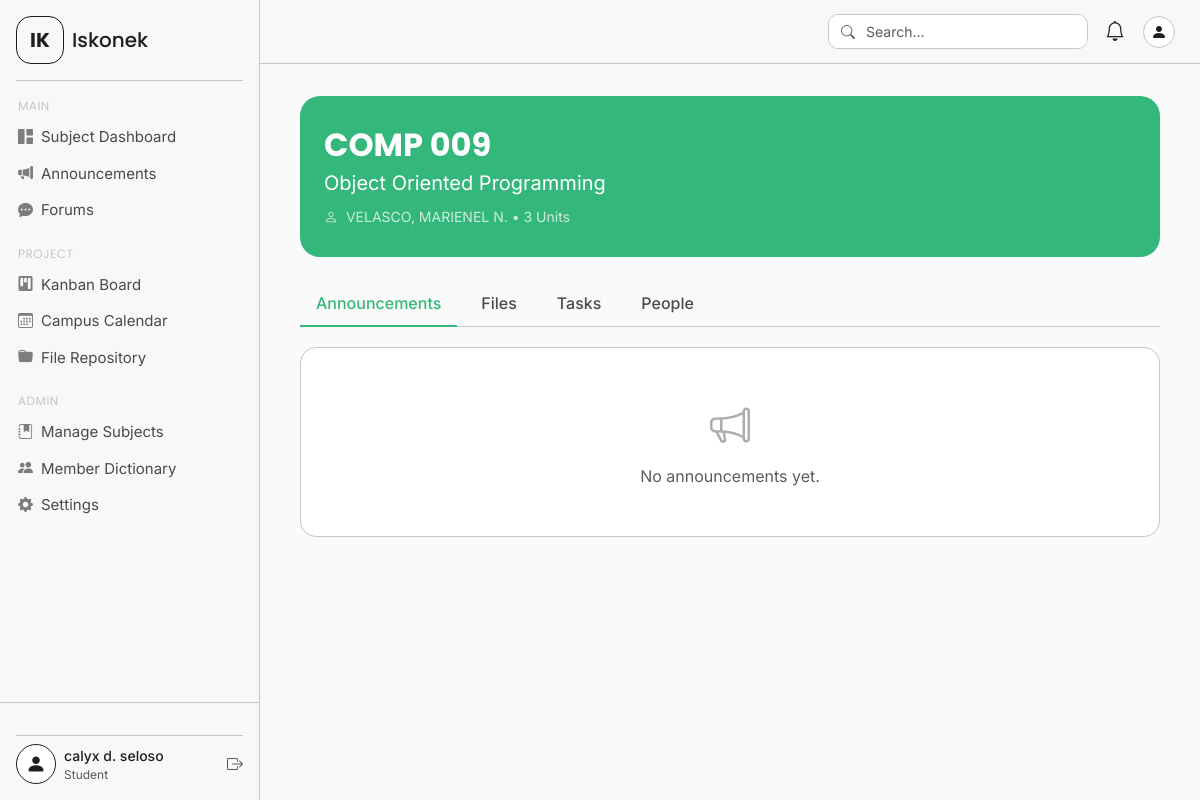
Screenshot of /subject.php?code=COMP+009 (signed in) with the database file from the repository.
### tables this page shows
CREATE TABLE `subjects` (
  `id` int(11) NOT NULL,
  `code` varchar(20) NOT NULL,
  `name` varchar(160) NOT NULL,
  `instructor` varchar(120) DEFAULT NULL,
  `units` tinyint(4) DEFAULT 3,
  `enroll_key` varchar(40) NOT NULL,
  `color` varchar(10) DEFAULT '#33b77a',
  `semester` varchar(40) DEFAULT '2nd Sem, A.Y. 2024-25',
  `created_at` timestamp NOT NULL DEFAULT current_timestamp()
);

### subject.php (the view, shortened to what this page needs)
<?php
require_once 'includes/config.php';
$user_id = $_SESSION['user_id'];
$code = $_GET['code'] ?? '';
$stmt = $conn->prepare("
    SELECT s.* FROM subjects s
    JOIN enrollments e ON e.subject_id = s.id
    WHERE s.code = ? AND e.user_id = ?
");
$stmt->bind_param("si", $code, $user_id);
$stmt->execute();
$subject = $stmt->get_result()->fetch_assoc();
$subject_id = $subject['id'];
$ann_stmt = $conn->prepare("
    SELECT a.*, u.first_name, u.last_name, u.role
    FROM announcements a
    JOIN users u ON a.created_by = u.id
    WHERE a.subject_id = ?
    ORDER BY a.created_at DESC
");
$ann_stmt->bind_param("i", $subject_id);
$ann_stmt->execute();
$announcements = $ann_stmt->get_result()->fetch_all(MYSQLI_ASSOC);
?>
<!DOCTYPE html>
<html lang="en">
<head>
  <link href="https://cdn.jsdelivr.net/npm/bootstrap@5.3.3/dist/css/bootstrap.min.css" rel="stylesheet">
  <link href="https://cdn.jsdelivr.net/npm/bootstrap-icons@1.11.3/font/bootstrap-icons.min.css" rel="stylesheet">
  <link href="assets/css/style.css" rel="stylesheet">
</head>
<body>
<div class="app-wrapper">
  <?php include 'includes/sidebar.php'; ?>
  <div class="main-content">
    <?php include 'includes/navbar.php'; ?>
    <div class="page-body">
      <div class="subject-header">
        <div class="d-flex justify-content-between align-items-start">
          <div>
            <h2 class="mb-1 fw-bold" style="font-family:'Poppins',sans-serif;"><?= htmlspecialchars($subject['code']) ?></h2>
            <p class="mb-0 fs-5"><?= htmlspecialchars($subject['name']) ?></p>
            <p class="mb-0 mt-2 opacity-75 small">
              <i class="bi bi-person me-1"></i> <?= htmlspecialchars($subject['instructor']) ?> &bull;
              <?= htmlspecialchars($subject['units']) ?> Units
            </p>
          </div>
        </div>
      </div>
      <ul class="nav nav-tabs" id="subjectTabs" role="tablist">
        <li class="nav-item" role="presentation">
          <button class="nav-link active" data-bs-toggle="tab" data-bs-target="#announcements" type="button">Announcements</button>
        </li>
        <li class="nav-item" role="presentation">
          <button class="nav-link" data-bs-toggle="tab" data-bs-target="#files" type="button">Files</button>
        </li>
        <li class="nav-item" role="presentation">
          <button class="nav-link" data-bs-toggle="tab" data-bs-target="#tasks" type="button">Tasks</button>
        </li>
        <li class="nav-item" role="presentation">
          <button class="nav-link" data-bs-toggle="tab" data-bs-target="#people" type="button">People</button>
        </li>
      </ul>
      <div class="tab-content">
        <div class="tab-pane fade show active" id="announcements">
          <?php if (empty($announcements)): ?>
            <div class="tab-card text-center text-muted py-5">
              <i class="bi bi-megaphone fs-1 mb-2 opacity-50 d-block"></i>
              No announcements yet.
            </div>
          <?php endif; ?>
        </div>
      </div>
    </div>
  </div>
</div>
</body>
</html>

### assets/css/style.css (style rules this page uses)
:root { --sidebar-width: 260px; --navbar-height: 64px; --bg-main: #fafafa; --bg-sidebar: #f7f8f7; --border-color: #c5c7c6; --hover-bg: #ebebeb; --text-primary: #1e1e1e; --text-secondary: rgba(30, 30, 30, 0.8); --text-muted: #c5c7c6; --accent-green: #33b77a; --accent-red: #d23c3c; --font-main: 'Inter', sans-serif; --font-heading: 'Poppins', sans-serif; }
* { box-sizing: border-box; }
body { font-family: var(--font-main); background-color: var(--bg-main); color: var(--text-primary); overflow-x: hidden; }
.app-wrapper { display: flex; min-height: 100vh; }
.main-content { margin-left: var(--sidebar-width); flex: 1; display: flex; flex-direction: column; min-height: 100vh; }
.page-body { padding: 32px 40px; flex: 1; }

### rows the page displays
subjects: code "COMP 009", name "Object Oriented Programming", instructor "VELASCO, MARIENEL N.", units "3"

### other values shown
$_SESSION['full_name'] "calyx d. seloso"
$_SESSION['role'] "Student"
